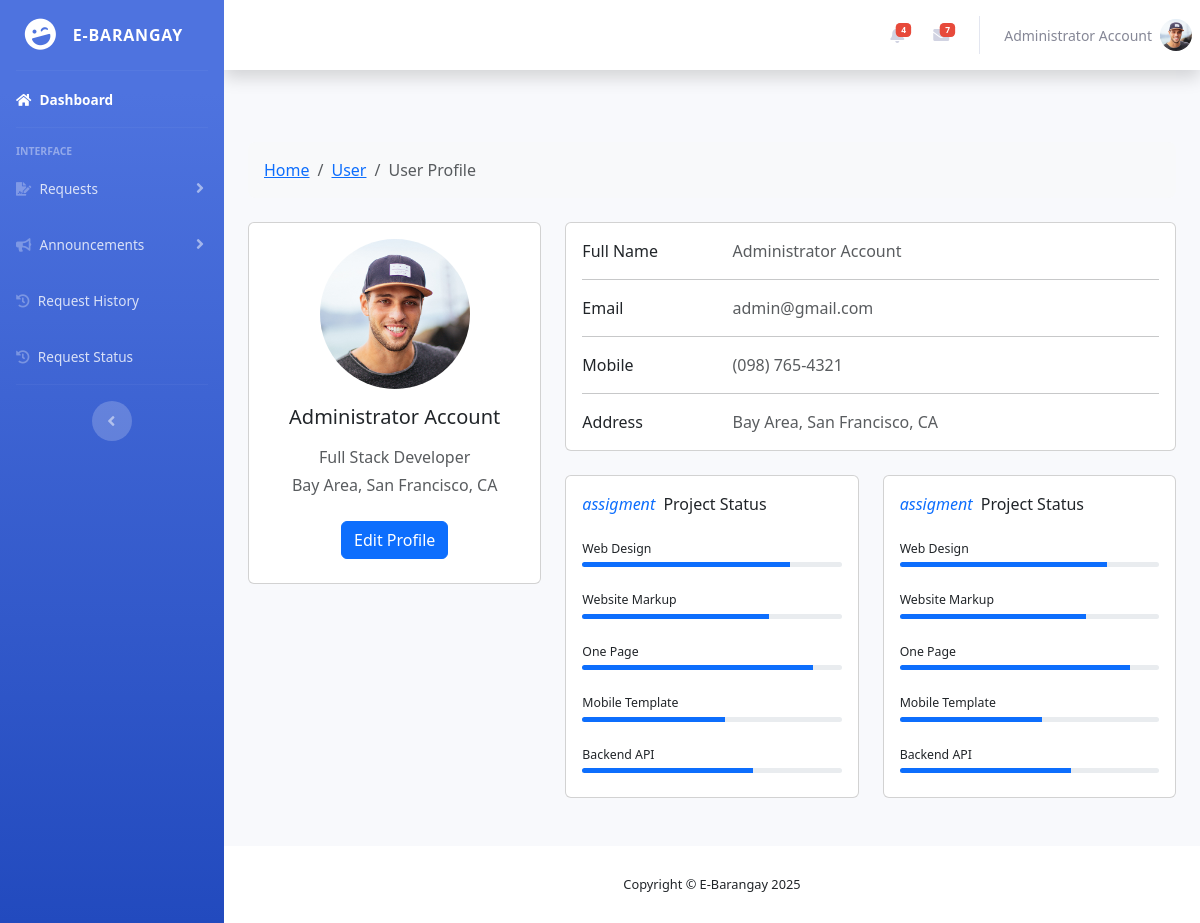
/residents/profile.php (signed in), run on the app's committed database.
### tables this page shows
CREATE TABLE `accounts` (
  `account_id` varchar(200) NOT NULL,
  `profile_pic` varchar(255) NOT NULL,
  `first_name` varchar(50) NOT NULL,
  `last_name` varchar(50) NOT NULL,
  `date_of_birth` date NOT NULL,
  `address` varchar(200) NOT NULL,
  `contact_number` int(20) NOT NULL,
  `email` varchar(100) NOT NULL,
  `password` varchar(255) NOT NULL,
  `user_type` int(30) NOT NULL,
  `verification_token` varchar(255) NOT NULL,
  `verification_status` varchar(100) NOT NULL,
  `date_registered` timestamp NOT NULL DEFAULT current_timestamp()
);

### residents/profile.php (the view, shortened to what this page needs)
<?php
    include '../includes/resident/resident_sidebar.php';
    $select_account = $connection->prepare("SELECT * FROM `accounts` WHERE account_id = ? LIMIT 1");
    $select_account->execute([$user_id]);
    $account = $select_account->fetch(PDO::FETCH_ASSOC);
?>
<section>
    <div class="container py-5">
        <div class="row">
            <div class="col">
                <nav aria-label="breadcrumb" class="bg-body-tertiary rounded-3 p-3 mb-4">
                    <ol class="breadcrumb mb-0">
                        <li class="breadcrumb-item"><a href="#">Home</a></li>
                        <li class="breadcrumb-item"><a href="#">User</a></li>
                        <li class="breadcrumb-item active" aria-current="page">User Profile</li>
                    </ol>
                </nav>
            </div>
        </div>
        <div class="row">
            <div class="col-lg-4">
                <div class="card mb-4">
                    <div class="card-body text-center">
                        <img src="<?php echo "../uploads/" . $account['profile_pic']; ?>" alt="avatar"
                            class="rounded-circle img-fluid" style="width: 150px;">
                        <h5 class="my-3"><?php echo ($account['first_name'] . ' ' . $account['last_name']); ?></h5>
                        <p class="text-muted mb-1">Full Stack Developer</p>
                        <p class="text-muted mb-4">Bay Area, San Francisco, CA</p>
                        <div class="d-flex justify-content-center mb-2">
                            <button type="button" class="btn btn-primary" data-toggle="modal" data-target="#profileModal">
                                Edit Profile
                            </button>
                        </div>
                    </div>
                </div>
            </div>
            <div class="col-lg-8">
                <div class="card mb-4">
                    <div class="card-body">
                        <div class="row">
                            <div class="col-sm-3">
                                <p class="mb-0">Full Name</p>
                            </div>
                            <div class="col-sm-9">
                                <p class="text-muted mb-0"><?php echo ($account['first_name'] . ' ' . $account['last_name']); ?></p>
                            </div>
                        </div>
                        <hr>
                        <div class="row">
                            <div class="col-sm-3">
                                <p class="mb-0">Email</p>
                            </div>
                            <div class="col-sm-9">
                                <p class="text-muted mb-0"><?php echo ($account['email']); ?></p>
                            </div>
                        </div>
                        <hr>
                        <div class="row">
                            <div class="col-sm-3">
                                <p class="mb-0">Mobile</p>
                            </div>
                            <div class="col-sm-9">
                                <p class="text-muted mb-0">(098) 765-4321</p>
                            </div>
                        </div>
                        <hr>
                        <div class="row">
                            <div class="col-sm-3">
                                <p class="mb-0">Address</p>
                            </div>
                            <div class="col-sm-9">
                                <p class="text-muted mb-0">Bay Area, San Francisco, CA</p>
                            </div>
                        </div>
                    </div>
                </div>
                <div class="row">
                    <div class="col-md-6">
                        <div class="card mb-4 mb-md-0">
                            <div class="card-body">
                                <p class="mb-4"><span class="text-primary font-italic me-1">assigment</span> Project Status
                                </p>
                                <p class="mb-1" style="font-size: .77rem;">Web Design</p>
                                <div class="progress rounded" style="height: 5px;">
                                    <div class="progress-bar" role="progressbar" style="width: 80%" aria-valuenow="80"
                                        aria-valuemin="0" aria-valuemax="100"></div>
                                </div>
                                <p class="mt-4 mb-1" style="font-size: .77rem;">Website Markup</p>
                                <div class="progress rounded" style="height: 5px;">
                                    <div class="progress-bar" role="progressbar" style="width: 72%" aria-valuenow="72"
                                        aria-valuemin="0" aria-valuemax="100"></div>
                                </div>
                                <p class="mt-4 mb-1" style="font-size: .77rem;">One Page</p>
                                <div class="progress rounded" style="height: 5px;">
                                    <div class="progress-bar" role="progressbar" style="width: 89%" aria-valuenow="89"
                                        aria-valuemin="0" aria-valuemax="100"></div>
                                </div>
                                <p class="mt-4 mb-1" style="font-size: .77rem;">Mobile Template</p>
                                <div class="progress rounded" style="height: 5px;">
                                    <div class="progress-bar" role="progressbar" style="width: 55%" aria-valuenow="55"
                                        aria-valuemin="0" aria-valuemax="100"></div>
                                </div>
                                <p class="mt-4 mb-1" style="font-size: .77rem;">Backend API</p>
                                <div class="progress rounded mb-2" style="height: 5px;">
                                    <div class="progress-bar" role="progressbar" style="width: 66%" aria-valuenow="66"
                                        aria-valuemin="0" aria-valuemax="100"></div>
                                </div>
                            </div>
                        </div>
                    </div>
                    <div class="col-md-6">
                        <div class="card mb-4 mb-md-0">
                            <div class="card-body">
                                <p class="mb-4"><span class="text-primary font-italic me-1">assigment</span> Project Status
                                </p>
                                <p class="mb-1" style="font-size: .77rem;">Web Design</p>
                                <div class="progress rounded" style="height: 5px;">
                                    <div class="progress-bar" role="progressbar" style="width: 80%" aria-valuenow="80"
                                        aria-valuemin="0" aria-valuemax="100"></div>
                                </div>
                                <p class="mt-4 mb-1" style="font-size: .77rem;">Website Markup</p>
                                <div class="progress rounded" style="height: 5px;">
                                    <div class="progress-bar" role="progressbar" style="width: 72%" aria-valuenow="72"
                                        aria-valuemin="0" aria-valuemax="100"></div>
                                </div>
                                <p class="mt-4 mb-1" style="font-size: .77rem;">One Page</p>
                                <div class="progress rounded" style="height: 5px;">
                                    <div class="progress-bar" role="progressbar" style="width: 89%" aria-valuenow="89"
                                        aria-valuemin="0" aria-valuemax="100"></div>
                                </div>
                                <p class="mt-4 mb-1" style="font-size: .77rem;">Mobile Template</p>
                                <div class="progress rounded" style="height: 5px;">
                                    <div class="progress-bar" role="progressbar" style="width: 55%" aria-valuenow="55"
                                        aria-valuemin="0" aria-valuemax="100"></div>
                                </div>
                                <p class="mt-4 mb-1" style="font-size: .77rem;">Backend API</p>
                                <div class="progress rounded mb-2" style="height: 5px;">
                                    <div class="progress-bar" role="progressbar" style="width: 66%" aria-valuenow="66"
                                        aria-valuemin="0" aria-valuemax="100"></div>
                                </div>
                            </div>
                        </div>
                    </div>
                </div>
            </div>
        </div>
    </div>
</section>
<?php include '../includes/footer.php'; ?>

### includes/resident/topbar.php (shortened to what this page needs)
<nav class="navbar navbar-expand navbar-light bg-white topbar mb-4 static-top shadow">
    <ul class="navbar-nav ml-auto">
        <li class="nav-item dropdown no-arrow mx-1">
            <a class="nav-link dropdown-toggle" href="#" id="alertsDropdown" role="button"
                data-toggle="dropdown" aria-haspopup="true" aria-expanded="false">
                <?php if ($unreadCount > 0): ?>
                    <span class="badge badge-danger badge-counter"><?= $unreadCount ?></span>
                <?php endif; ?>
            </a>
        </li>
        <li class="nav-item dropdown no-arrow mx-1">
            <a class="nav-link dropdown-toggle" href="#" id="messagesDropdown" role="button"
                data-toggle="dropdown" aria-haspopup="true" aria-expanded="false">
                <span class="badge badge-danger badge-counter">7</span>
            </a>
        </li>
        <li class="nav-item dropdown no-arrow">
            <a class="nav-link dropdown-toggle" href="#" id="userDropdown" role="button"
                data-toggle="dropdown" aria-haspopup="true" aria-expanded="false">
                <span class="mr-2 d-none d-lg-inline text-gray-600 small">
                    <?= ($fetch_user['first_name'] . ' ' . $fetch_user['last_name']); ?>
                </span>
                <img class="img-profile rounded-circle"
                    src="../uploads/<?= ($fetch_user['profile_pic']); ?>">
            </a>
        </li>
    </ul>
</nav>
<div class="container-fluid">

### data on the page
accounts: first_name "Administrator", last_name "Account", profile_pic (picture), email "admin@gmail.com"

### other printed values
$unreadCount "4"
